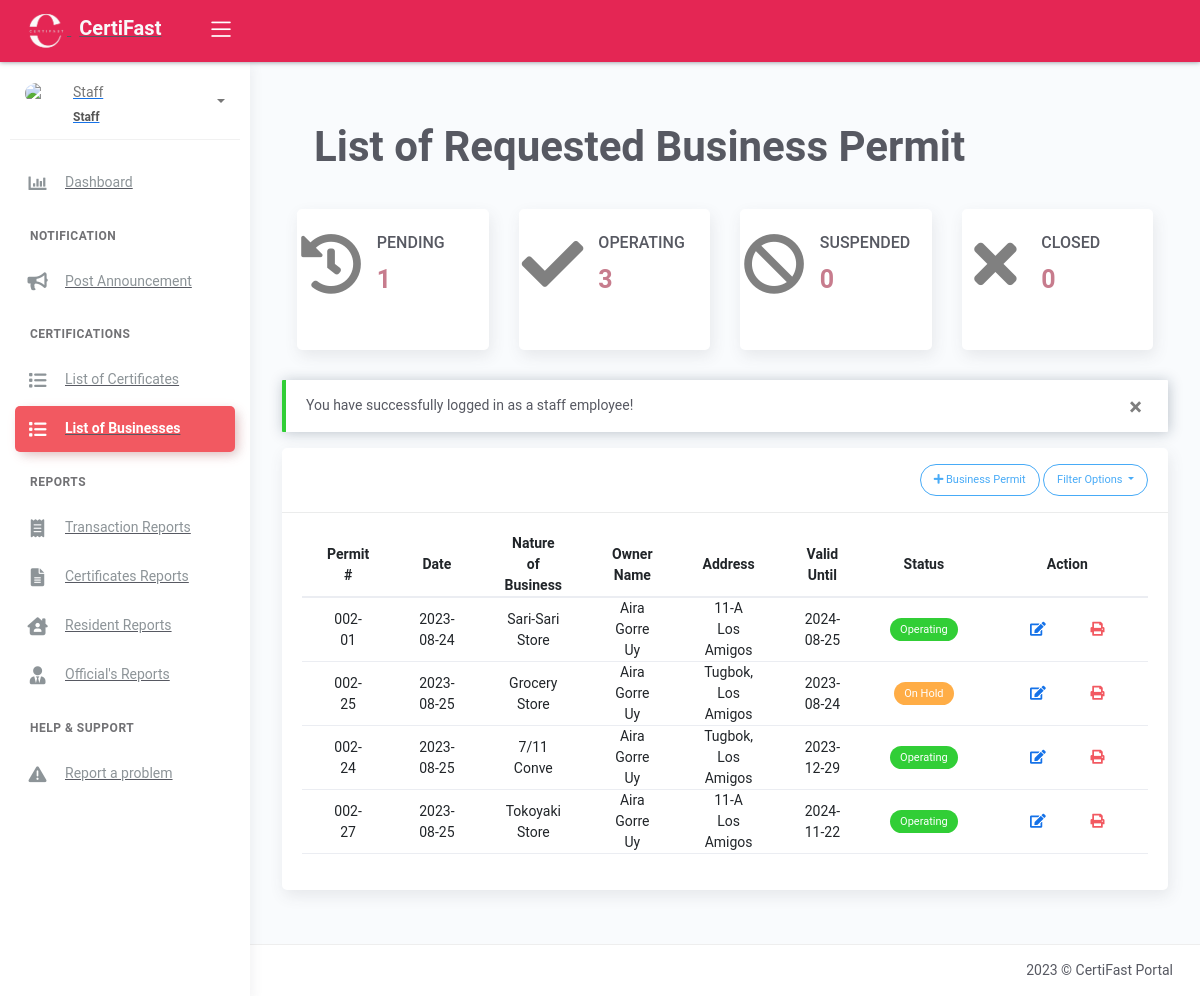
/business_permit.php (signed in), run on an earlier commit of the app's database.
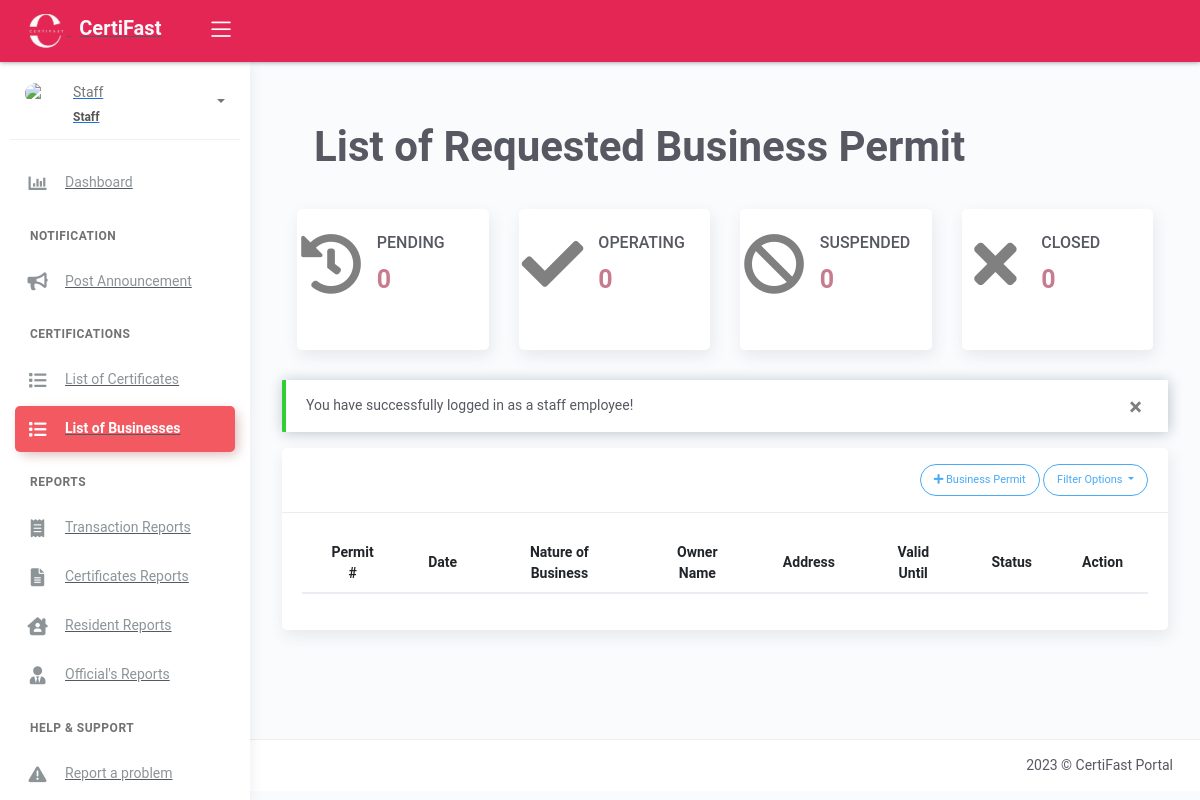
And on a later commit of the database.
### tables this page shows
CREATE TABLE `tblpermit` (
  `id` int(11) NOT NULL AUTO_INCREMENT,
  `permit_number` varchar(50) NOT NULL,
  `business_name` varchar(80) DEFAULT NULL,
  `owner1` varchar(200) DEFAULT NULL,
  `email` varchar(50) NOT NULL,
  `address` varchar(50) NOT NULL,
  `location` varchar(50) NOT NULL,
  `applied` date DEFAULT current_timestamp(),
  `community_tax` varchar(50) NOT NULL,
  `issued_on` date NOT NULL DEFAULT current_timestamp(),
  `issued_at` varchar(50) NOT NULL,
  `validation` date DEFAULT NULL,
  `cert_name` varchar(50) NOT NULL,
  `requester` varchar(50) NOT NULL,
  `requirement` varchar(255) NOT NULL,
  `req_email` varchar(255) NOT NULL,
  `status` varchar(50) NOT NULL,
  `date_applied` date NOT NULL DEFAULT current_timestamp(),
  PRIMARY KEY (`id`)
);

### business_permit.php (the view, shortened to what the changed rows need)
<?php include 'server/server.php' ?>
<?php
	$sql = "SELECT *,id, cert_name FROM `tblpermit` WHERE status IN ('on hold', 'operating','suspended','closed')";
    $result = $conn->query($sql);
    $resident = array();
    while ($row = $result->fetch_assoc()) {
        $status = $row['status'];
        $statusBadge = '';
        if ($status === 'on hold') {
            $statusBadge = '<span class="badge badge-warning">On Hold</span>';
        } elseif ($status === 'operating') {
            $statusBadge = '<span class="badge badge-success">Operating</span>';
        } elseif ($status === 'suspended') {
            $statusBadge = '<span class="badge badge-warning">Suspended</span>';
        } elseif ($status === 'closed') {
            $statusBadge = '<span class="badge badge-danger">Closed</span>';
        }
        $row['residency_badge'] = $statusBadge;
        if ($status == 'on hold' || $status == 'operating' || $status == 'suspended') {
            $row['id'] = $row['id'];
            $resident[] = $row;
        }
    }
	$query1 = "SELECT COUNT(cert_name) as pending FROM tblpermit WHERE status = 'on hold'";
    $revenue1 = $conn->query($query1)->fetch_assoc();
    $sql1 = "SELECT COUNT(cert_name) as approved FROM tblpermit WHERE status = 'operating'";
    $result1 = $conn->query($sql1);
    $row1 = $result1->fetch_assoc();
    $residencyCount = $row1['approved'];
?>
<!DOCTYPE html>
<html lang="en">
<head>
	<?php include 'templates/header.php' ?>
</head>
<body>
	<div class="wrapper">
		<div class="main-panel">
			<div class="content">
				<div class="page-inner">
					<div class="row mt-2">
						<div class="panel-header">
							<div class="page-inner">
								<div class="d-flex align-items-left align-items-md-center flex-column flex-md-row">
									<div class="text-center">
										<h1 class="text-center fw-bold" style ="font-size: 300%;">List of Requested Business Permit</h1>
									</div>
								</div>
							</div>
						</div>
						<div class="d-flex align-items-center align-items-md-center flex-column flex-md-row">
                            <div class="col-md-3">
                                <div class="card card-stats card card-round">
                                    <div class="card-body">
                                        <div class="row">
                                            <div class="col-2 col-stats">
                                                <div class="numbers mt-2">
                                                    <h2 class="text-uppercase" style="font-size: 16px;">Pending</h2>
                                                    <h3 class="fw-bold" style="font-size: 25px; color: #C77C8D;"><?= number_format($revenue1['pending']) ?></h3>
                                                </div>
                                            </div>
                                        </div>
                                    </div>
                                </div>
                            </div>
                            <div class="col-md-3">
                                <div class="card card-stats card card-round">
                                    <div class="card-body">
                                        <div class="row">
                                            <div class="col-2 col-stats">
                                                <div class="numbers mt-2">
                                                    <h2 class="text-uppercase" style="font-size: 16px;">Operating</h2>
                                                    <h3 class="fw-bold" style="font-size: 25px; color: #C77C8D;"><?= number_format($residencyCount)?></h3>
                                                </div>
                                            </div>
                                        </div>
                                    </div>
                                </div>
                            </div>
                            <div class="col-md-3">
                                <div class="card card-stats card card-round">
                                    <div class="card-body">
                                        <div class="row">
                                            <div class="col-2 col-stats">
                                                <div class="numbers mt-2">
                                                    <h2 class="text-uppercase" style="font-size: 16px;">Closed</h2>
                                                </div>
                                            </div>
                                        </div>
                                    </div>
                                </div>
                            </div>
					    </div>
						<div class="col-md-12">
                            <div class="card">
								<div class="card-body">
									<div class="table-responsive">
										<table id="residenttable" class="table">
											<thead>
												<tr class="text-center">
												    <th scope="col">Permit #</th>
													<th scope="col">Date</th>
													<th scope="col">Nature of Business</th>
													<th scope="col">Owner Name</th>
													<th scope="col">Address</th>
													<th scope="col">Valid Until</th>
													<th scope="col">Status</th>
													<?php if(isset($_SESSION['username'])):?>
													<th scope="col">Action</th>
													<?php endif ?>
												</tr>
											</thead>
											<tbody>
												<?php if(!empty($resident)): ?>
													<?php foreach($resident as $row): ?>
    													<tr data-id=<?= $row['id'] ?> class="text-center">
    													<td><?= ucwords($row['permit_number']) ?></td>
														<td><?= ucwords($row['applied']) ?></td>
														<td><?= ucwords($row['business_name']) ?></td>
														<td><?= !empty($row['owner1']) ? ucwords($row['owner1']) : $row['owner1'] ?></td>
														<td><?= $row['address'] ?></td>
														<td><?= $row['validation'] ?></td>
														<td class="text-center"><?= $row['residency_badge'] ?></td>
                                                        <?php if(isset($_SESSION['username'])):?>
														<td>
															<div class="form-button-action">
																<a type="button" href="#edit" data-toggle="modal" class="btn btn-link btn-primary"
																	title="Edit Permit" onclick="editPermit(this)" data-id="<?= $row['id'] ?>" data-permit_number="<?= $row['permit_number'] ?>" data-business_name="<?= $row['business_name'] ?>" data-owner1="<?= $row['owner1'] ?>"
																	data-email="<?= $row['email'] ?>" data-address="<?= $row['address'] ?>" data-location="<?= $row['location'] ?>" data-applied="<?= $row['applied'] ?>"
																	data-community_tax="<?= $row['community_tax'] ?>" data-issued_on="<?= $row['issued_on'] ?>" data-issued_at="<?= $row['issued_at'] ?>"  data-validation="<?= $row['validation'] ?>"
																	data-status="<?= $row['status'] ?>">
																	<i class="fas fa-edit"></i>
																</a>
                                                                <?php
                                                                    $status = $row['status'];
                                                                    $btnDisabled = ($status === 'on hold') ? 'disabled' : '';
                                                                ?>
                                                                <a type="button" data-toggle="tooltip" class="btn btn-link btn-danger generate-certificate-btn" data-original-title="Generate Certificate" data-certificate_name="<?= $row['cert_name'] ?>" data-status="<?= $status ?>" <?= $btnDisabled ?>>
                                                                    <i class="fas fa-print"></i>
                                                                </a>
															</div>
														</td>
														<?php endif ?>
													</tr>
													<?php endforeach ?>
												<?php endif ?>
											</tbody>
										</table>
									</div>
								</div>
							</div>
						</div>
					</div>
				</div>
			</div>
		</div>
	</div>
</body>
</html>

What changed in the data, as far as the page shows it:
removed tblpermit: permit_number "002-01", applied "2023-08-24", business_name "Sari-Sari Store", owner1 "Aira Gorre Uy", address "11-A Los Amigos", validation "2024-08-25", status "Operating"
removed tblpermit: permit_number "002-25", applied "2023-08-25", business_name "Grocery Store", owner1 "Aira Gorre Uy", address "Tugbok, Los Amigos", validation "2023-08-24", status "On Hold"
removed tblpermit: permit_number "002-24", applied "2023-08-25", business_name "7/11 Conve", owner1 "Aira Gorre Uy", address "Tugbok, Los Amigos", validation "2023-12-29", status "Operating"
removed tblpermit: permit_number "002-27", applied "2023-08-25", business_name "Tokoyaki Store", owner1 "Aira Gorre Uy", address "11-A Los Amigos", validation "2024-11-22", status "Operating"
Also different on the page:
$revenue1['pending']: "1" → "0"
$residencyCount: "3" → "0"
